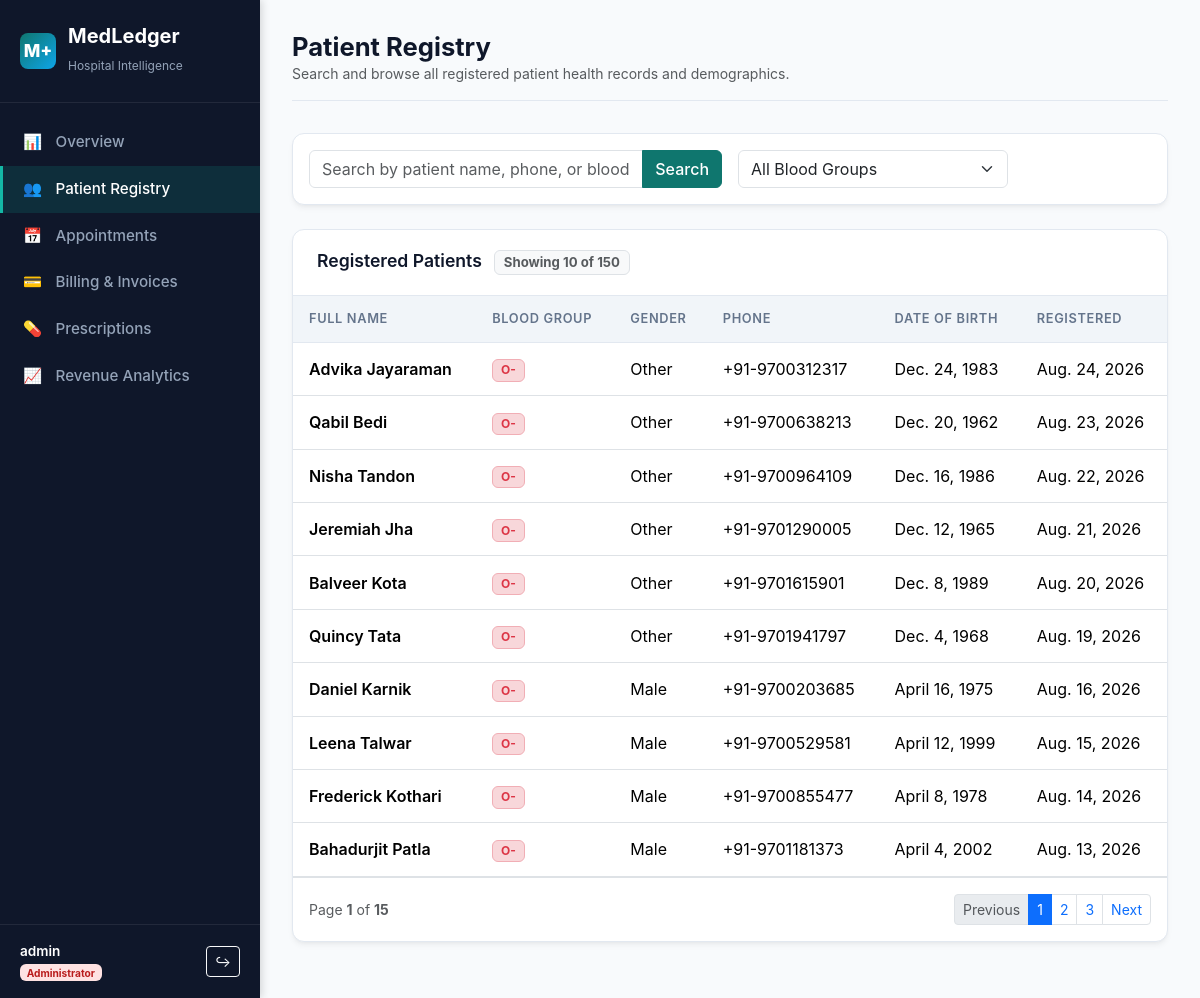
The page /patients/ (signed in) on the database its author committed.
### accounts/models.py (models this page shows, shortened)
class User(AbstractUser):
    class Role(models.TextChoices):
        ADMIN = 'admin', 'Administrator'
        DOCTOR = 'doctor', 'Doctor'
        RECEPTIONIST = 'receptionist', 'Receptionist'
    role = models.CharField(
        max_length=20,
        choices=Role.choices,
        default=Role.RECEPTIONIST,
        help_text="Role determining access privileges across dashboards and APIs."
    )
    phone = models.CharField(max_length=20, blank=True, null=True)

### patients/models.py (models this page shows, shortened)
class Patient(models.Model):
    GENDER_CHOICES = (
        ('Male', 'Male'),
        ('Female', 'Female'),
        ('Other', 'Other'),
    )
    BLOOD_GROUP_CHOICES = (
        ('A+', 'A+'),
        ('A-', 'A-'),
        ('B+', 'B+'),
        ('B-', 'B-'),
        ('AB+', 'AB+'),
        ('AB-', 'AB-'),
        ('O+', 'O+'),
        ('O-', 'O-'),
    )
    id = models.UUIDField(primary_key=True, default=uuid.uuid4, editable=False)
    full_name = models.CharField(max_length=200)
    date_of_birth = models.DateField()
    gender = models.CharField(max_length=10, choices=GENDER_CHOICES)
    phone = models.CharField(max_length=20)
    email = models.EmailField(blank=True, null=True)
    blood_group = models.CharField(max_length=5, choices=BLOOD_GROUP_CHOICES)
    address = models.TextField(blank=True, default='')
    emergency_contact = models.CharField(max_length=20, blank=True, default='')
    registered_date = models.DateField(auto_now_add=True)
    created_at = models.DateTimeField(auto_now_add=True)
    class Meta:
        ordering = ['-registered_date', '-created_at']

### dashboard/views.py (the view)
# urls.py: path('patients/', patients_view, name='dashboard_patients'),
@login_required
def patients_view(request):
    query = request.GET.get('q', '').strip()
    blood_group = request.GET.get('blood_group', '').strip()
    patients_qs = Patient.objects.all().order_by('-registered_date', '-created_at')
    if query:
        patients_qs = patients_qs.filter(
            Q(full_name__icontains=query) |
            Q(phone__icontains=query) |
            Q(email__icontains=query)
        )
    if blood_group:
        patients_qs = patients_qs.filter(blood_group=blood_group)
    paginator = Paginator(patients_qs, 10)
    page_num = request.GET.get('page', 1)
    page_obj = paginator.get_page(page_num)
    context = {
        'page_obj': page_obj,
        'query': query,
        'blood_group': blood_group,
        'blood_groups': ['A+', 'A-', 'B+', 'B-', 'AB+', 'AB-', 'O+', 'O-'],
        'active_tab': 'patients'
    }
    return render(request, 'dashboard/patients.html', context)

### templates/dashboard/patients.html (shortened to what this page needs)
{% extends 'base.html' %}
{% load static %}
{% block content %}
<div class="med-topbar">
  <div>
    <h1 class="med-page-title">Patient Registry</h1>
    <div class="text-muted small">Search and browse all registered patient health records and demographics.</div>
  </div>
</div>
<div class="med-card mb-4">
  <div class="p-3">
    <div class="row g-3 align-items-center">
      <div class="col-md-6">
        <div class="input-group">
          <input
            type="text"
            id="patient-search-input"
            class="form-control"
            placeholder="Search by patient name, phone, or blood group..."
            value="{{ query }}"
          >
          <button class="btn btn-med-primary" type="button" id="patient-search-button">
            Search
          </button>
        </div>
      </div>
      <div class="col-md-4">
        <form method="GET" class="d-flex gap-2">
          <select name="blood_group" class="form-select" onchange="this.form.submit()">
            <option value="">All Blood Groups</option>
          </select>
        </form>
      </div>
    </div>
  </div>
</div>
<div class="med-card">
  <div class="med-card-header">
    <h5 class="med-card-title">
      Registered Patients
      <span class="badge bg-light text-muted border ms-2">Showing {{ page_obj.object_list|length }} of {{ page_obj.paginator.count }}</span>
    </h5>
  </div>
  <div class="table-responsive">
    <table class="table table-hover mb-0">
      <thead>
        <tr>
          <th>Full Name</th>
          <th>Blood Group</th>
          <th>Gender</th>
          <th>Phone</th>
          <th>Date of Birth</th>
          <th>Registered</th>
        </tr>
      </thead>
      <tbody id="patients-tbody">
        {% for patient in page_obj %}
          <tr>
            <td class="fw-semibold">{{ patient.full_name }}</td>
            <td><span class="badge bg-danger-subtle text-danger border border-danger-subtle">{{ patient.blood_group }}</span></td>
            <td>{{ patient.gender }}</td>
            <td>{{ patient.phone }}</td>
            <td>{{ patient.date_of_birth }}</td>
            <td>{{ patient.registered_date }}</td>
          </tr>
        {% empty %}
          <tr>
            <td colspan="6" class="text-center py-4 text-muted">No patients found matching criteria.</td>
          </tr>
        {% endfor %}
      </tbody>
    </table>
  </div>
  {% if page_obj.has_other_pages %}
    <div class="p-3 border-top d-flex justify-content-between align-items-center">
      <div class="small text-muted">
        Page <strong>{{ page_obj.number }}</strong> of <strong>{{ page_obj.paginator.num_pages }}</strong>
      </div>
      <ul class="pagination pagination-sm mb-0">
        {% if page_obj.has_previous %}
          <li class="page-item">
            <a class="page-link" href="?page={{ page_obj.previous_page_number }}{% if query %}&q={{ query }}{% endif %}{% if blood_group %}&blood_group={{ blood_group }}{% endif %}">Previous</a>
          </li>
        {% else %}
          <li class="page-item disabled"><span class="page-link">Previous</span></li>
        {% endif %}
        {% for p in page_obj.paginator.page_range %}
          {% if p >= page_obj.number|add:"-2" and p <= page_obj.number|add:"2" %}
            <li class="page-item {% if page_obj.number == p %}active{% endif %}">
              <a class="page-link" href="?page={{ p }}{% if query %}&q={{ query }}{% endif %}{% if blood_group %}&blood_group={{ blood_group }}{% endif %}">{{ p }}</a>
            </li>
          {% endif %}
        {% endfor %}
        {% if page_obj.has_next %}
          <li class="page-item">
            <a class="page-link" href="?page={{ page_obj.next_page_number }}{% if query %}&q={{ query }}{% endif %}{% if blood_group %}&blood_group={{ blood_group }}{% endif %}">Next</a>
          </li>
        {% else %}
          <li class="page-item disabled"><span class="page-link">Next</span></li>
        {% endif %}
      </ul>
    </div>
  {% endif %}
</div>
{% endblock %}

### templates/base.html (shortened to what this page needs)
{% load static %}
<!DOCTYPE html>
<html lang="en">
<head>
  <link rel="stylesheet" href="{% static 'css/bootstrap.min.css' %}">
  <link rel="stylesheet" href="{% static 'css/medledger.css' %}">
</head>
<body>
  <aside class="med-sidebar">
    <div class="med-sidebar-brand">
      <div class="med-brand-icon">M+</div>
      <div>
        <div style="line-height: 1.2;">MedLedger</div>
        <small style="font-size: 0.75rem; color: #94a3b8; font-weight: 400;">Hospital Intelligence</small>
      </div>
    </div>
    <nav class="med-sidebar-nav">
      <a href="{% url 'dashboard_overview' %}" class="med-nav-item {% if active_tab == 'overview' %}active{% endif %}">
        <span>📊</span> Overview
      </a>
      <a href="{% url 'dashboard_patients' %}" class="med-nav-item {% if active_tab == 'patients' %}active{% endif %}">
        <span>👥</span> Patient Registry
      </a>
      <a href="{% url 'dashboard_appointments' %}" class="med-nav-item {% if active_tab == 'appointments' %}active{% endif %}">
        <span>📅</span> Appointments
      </a>
      <a href="{% url 'dashboard_billing' %}" class="med-nav-item {% if active_tab == 'billing' %}active{% endif %}">
        <span>💳</span> Billing & Invoices
      </a>
      <a href="{% url 'dashboard_prescriptions' %}" class="med-nav-item {% if active_tab == 'prescriptions' %}active{% endif %}">
        <span>💊</span> Prescriptions
      </a>
      <a href="{% url 'dashboard_revenue' %}" class="med-nav-item {% if active_tab == 'revenue' %}active{% endif %}">
        <span>📈</span> Revenue Analytics
      </a>
    </nav>
    <div class="med-sidebar-footer">
      {% if user.is_authenticated %}
        <div class="d-flex align-items-center justify-content-between">
          <div>
            <div class="fw-semibold text-white">{{ user.username }}</div>
            <span class="badge badge-role-{{ user.role }}">{{ user.get_role_display }}</span>
          </div>
          <a href="{% url 'logout' %}" class="btn btn-sm btn-outline-light" title="Sign Out">↪</a>
        </div>
      {% else %}
        <a href="{% url 'login' %}" class="btn btn-sm btn-outline-light w-100">Sign In</a>
      {% endif %}
    </div>
  </aside>
  <main class="med-main-content">
    {% block content %}{% endblock %}
  </main>
</body>
</html>

### static/css/medledger.css (style rules this page uses)
:root { --med-primary: #0f766e; --med-primary-dark: #115e59; --med-primary-light: #ccfbf1; --med-secondary: #0ea5e9; --med-dark: #0f172a; --med-slate: #334155; --med-muted: #64748b; --med-border: #e2e8f0; --med-bg: #f8fafc; --med-card-bg: #ffffff; --med-success: #10b981; --med-warning: #f59e0b; --med-danger: #ef4444; --med-radius: 12px; --med-shadow: 0 4px 6px -1px rgb(0 0 0 / 0.05), 0 2px 4px -2px rgb(0 0 0 / 0.05); --med-shadow-lg: 0 10px 15px -3px rgb(0 0 0 / 0.07), 0 4px 6px -4px rgb(0 0 0 / 0.07); }
body { font-family: -apple-system, BlinkMacSystemFont, "Segoe UI", Roboto, "Helvetica Neue", Arial, sans-serif; background-color: var(--med-bg); color: var(--med-slate); min-height: 100vh; margin: 0; padding: 0; }
.med-sidebar { width: 260px; min-height: 100vh; background: #0f172a; color: #e2e8f0; display: flex; flex-direction: column; position: fixed; left: 0; top: 0; bottom: 0; z-index: 1000; box-shadow: 2px 0 8px rgba(0, 0, 0, 0.15); }
.med-sidebar-brand { padding: 1.5rem 1.25rem; font-size: 1.25rem; font-weight: 700; color: #ffffff; display: flex; align-items: center; gap: 0.75rem; border-bottom: 1px solid rgba(255, 255, 255, 0.08); }
.med-brand-icon { width: 36px; height: 36px; background: linear-gradient(135deg, #0f766e, #0ea5e9); border-radius: 8px; display: flex; align-items: center; justify-content: center; color: white; font-weight: 800; font-size: 1.1rem; }
.med-sidebar-nav { padding: 1rem 0; flex: 1; overflow-y: auto; }
.med-nav-item { display: flex; align-items: center; gap: 0.85rem; padding: 0.75rem 1.25rem; color: #94a3b8; text-decoration: none; font-weight: 500; font-size: 0.95rem; transition: all 0.2s ease; border-left: 3px solid transparent; }
.med-nav-item.active { color: #ffffff; background: rgba(15, 118, 110, 0.25); border-left-color: #14b8a6; }
.med-sidebar-footer { padding: 1rem 1.25rem; border-top: 1px solid rgba(255, 255, 255, 0.08); font-size: 0.85rem; }
.med-main-content { margin-left: 260px; padding: 2rem; min-height: 100vh; }
.med-topbar { display: flex; justify-content: space-between; align-items: center; margin-bottom: 2rem; padding-bottom: 1rem; border-bottom: 1px solid var(--med-border); }
.med-page-title { font-size: 1.6rem; font-weight: 700; color: var(--med-dark); margin: 0; }
.med-card { background: var(--med-card-bg); border-radius: var(--med-radius); border: 1px solid var(--med-border); box-shadow: var(--med-shadow); overflow: hidden; margin-bottom: 1.5rem; }
.med-card-header { padding: 1.25rem 1.5rem; border-bottom: 1px solid var(--med-border); display: flex; justify-content: space-between; align-items: center; }
.med-card-title { font-size: 1.1rem; font-weight: 600; color: var(--med-dark); margin: 0; }
.table > :not(caption) > * > * { padding: 0.85rem 1rem; vertical-align: middle; }
.table thead th { background-color: #f1f5f9; font-size: 0.8rem; text-transform: uppercase; letter-spacing: 0.05em; color: var(--med-muted); font-weight: 600; border-bottom: 1px solid var(--med-border); }
.badge-role-admin { background-color: #fee2e2; color: #b91c1c; }
.btn-med-primary { background-color: var(--med-primary); border-color: var(--med-primary); color: white; font-weight: 500; }

### rows shown on the page
User: username "admin", role "Administrator"
Patient: full_name "Advika Jayaraman", blood_group "O-", gender "Other", phone "+91-9700312317", date_of_birth "Dec. 24, 1983", registered_date "Aug. 24, 2026"
Patient: full_name "Qabil Bedi", blood_group "O-", gender "Other", phone "+91-9700638213", date_of_birth "Dec. 20, 1962", registered_date "Aug. 23, 2026"
Patient: full_name "Nisha Tandon", blood_group "O-", gender "Other", phone "+91-9700964109", date_of_birth "Dec. 16, 1986", registered_date "Aug. 22, 2026"
Patient: full_name "Jeremiah Jha", blood_group "O-", gender "Other", phone "+91-9701290005", date_of_birth "Dec. 12, 1965", registered_date "Aug. 21, 2026"
Patient: full_name "Balveer Kota", blood_group "O-", gender "Other", phone "+91-9701615901", date_of_birth "Dec. 8, 1989", registered_date "Aug. 20, 2026"
Patient: full_name "Quincy Tata", blood_group "O-", gender "Other", phone "+91-9701941797", date_of_birth "Dec. 4, 1968", registered_date "Aug. 19, 2026"
Patient: full_name "Daniel Karnik", blood_group "O-", gender "Male", phone "+91-9700203685", date_of_birth "April 16, 1975", registered_date "Aug. 16, 2026"
Patient: full_name "Leena Talwar", blood_group "O-", gender "Male", phone "+91-9700529581", date_of_birth "April 12, 1999", registered_date "Aug. 15, 2026"
Patient: full_name "Frederick Kothari", blood_group "O-", gender "Male", phone "+91-9700855477", date_of_birth "April 8, 1978", registered_date "Aug. 14, 2026"
Patient: full_name "Bahadurjit Patla", blood_group "O-", gender "Male", phone "+91-9701181373", date_of_birth "April 4, 2002", registered_date "Aug. 13, 2026"

### other values the page prints
{{ page_obj.object_list|length }} "10"
{{ page_obj.paginator.count }} "150"
{{ page_obj.number }} "1"
{{ page_obj.paginator.num_pages }} "15"
{{ p }} "1" "2" "3"
